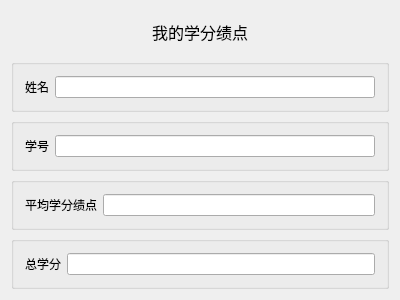
<?xml version="1.0" encoding="UTF-8"?>
<ui version="4.0">
 <class>showmypoint</class>
 <widget class="QWidget" name="showmypoint">
  <property name="geometry">
   <rect>
    <x>0</x>
    <y>0</y>
    <width>400</width>
    <height>300</height>
   </rect>
  </property>
  <property name="windowTitle">
   <string>showmypoint</string>
  </property>
  <layout class="QVBoxLayout" name="verticalLayout">
   <item>
    <widget class="QLabel" name="label_5">
     <property name="font">
      <font>
       <family>Agency FB</family>
       <pointsize>12</pointsize>
      </font>
     </property>
     <property name="text">
      <string>我的学分绩点</string>
     </property>
     <property name="alignment">
      <set>Qt::AlignCenter</set>
     </property>
    </widget>
   </item>
   <item>
    <widget class="QGroupBox" name="groupBox_2">
     <property name="title">
      <string/>
     </property>
     <layout class="QHBoxLayout" name="horizontalLayout_2">
      <item>
       <widget class="QLabel" name="label_2">
        <property name="text">
         <string>姓名</string>
        </property>
       </widget>
      </item>
      <item>
       <widget class="QLineEdit" name="lineEdit_name"/>
      </item>
     </layout>
    </widget>
   </item>
   <item>
    <widget class="QGroupBox" name="groupBox_4">
     <property name="title">
      <string/>
     </property>
     <layout class="QHBoxLayout" name="horizontalLayout_4">
      <item>
       <widget class="QLabel" name="label_4">
        <property name="text">
         <string>学号</string>
        </property>
       </widget>
      </item>
      <item>
       <widget class="QLineEdit" name="lineEdit_sno"/>
      </item>
     </layout>
    </widget>
   </item>
   <item>
    <widget class="QGroupBox" name="groupBox">
     <property name="title">
      <string/>
     </property>
     <layout class="QHBoxLayout" name="horizontalLayout">
      <item>
       <widget class="QLabel" name="label">
        <property name="text">
         <string>平均学分绩点</string>
        </property>
       </widget>
      </item>
      <item>
       <widget class="QLineEdit" name="lineEdit_point"/>
      </item>
     </layout>
    </widget>
   </item>
   <item>
    <widget class="QGroupBox" name="groupBox_3">
     <property name="title">
      <string/>
     </property>
     <layout class="QHBoxLayout" name="horizontalLayout_3">
      <item>
       <widget class="QLabel" name="label_3">
        <property name="text">
         <string>总学分</string>
        </property>
       </widget>
      </item>
      <item>
       <widget class="QLineEdit" name="lineEdit_credit"/>
      </item>
     </layout>
    </widget>
   </item>
  </layout>
 </widget>
 <layoutdefault spacing="6" margin="11"/>
 <resources/>
 <connections/>
</ui>
